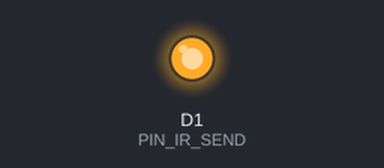
Simulated run of this sketch. Board: ESP8266 (NodeMCU). Shown: output pins drawn as LEDs (lit = HIGH). What the sketch prints to the serial monitor is not drawn.

Above: at 0.7 s.
At 3.2 s:
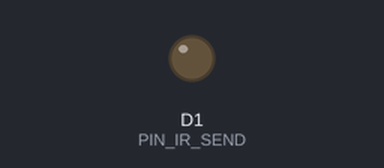
Timing chart, 0 to 6.8 s (numbered marks = the images above):
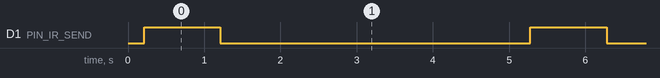

Measured:
- by itself, D1 (PIN_IR_SEND): alternates HIGH for 1.0 s and LOW for 4.1 s

The sketch:

TesteIr.ino
```cpp
#include <IRremoteESP8266.h>
#include <IRsend.h>

// Mesmo pino do sketch da casa: D1 (GPIO5).
// D1 -> dois resistores de 330 ohm em paralelo -> perna longa do LED -> perna curta -> GND.
// Nao liga o LED em VIN nem em 5 V.

const uint16_t PIN_IR_SEND = 5;
const uint16_t CARRIER_HZ = 38000;
const unsigned long PAUSE_MS = 2000;

IRsend irsend(PIN_IR_SEND);

// Varios pulsos de 20 ms. Um pulso sozinho e curto demais para a camera.
uint16_t burst[41];

void buildBurst() {
  for (uint8_t i = 0; i < 40; i += 2) {
    burst[i] = 20000;
    burst[i + 1] = 500;
  }
  burst[40] = 20000;
}

void setup() {
  Serial.begin(115200);
  delay(200);
  Serial.println();
  Serial.println("Teste do LED de infravermelho");
  Serial.println("D1 -> 2x 330 ohm em paralelo -> perna longa -> perna curta -> GND");
  Serial.println("Aponte a camera para o LED. O flash sai a cada 2 segundos.");
  buildBurst();
  irsend.begin();
}

void loop() {
  Serial.println("Ligado por 1 segundo. Olhe na camera agora.");
  pinMode(PIN_IR_SEND, OUTPUT);
  digitalWrite(PIN_IR_SEND, HIGH);
  delay(1000);
  digitalWrite(PIN_IR_SEND, LOW);
  delay(PAUSE_MS);

  Serial.println("Flash modulado, o mesmo tipo de sinal do ar.");
  irsend.sendRaw(burst, sizeof(burst) / sizeof(burst[0]), CARRIER_HZ);
  delay(PAUSE_MS);
}
```
